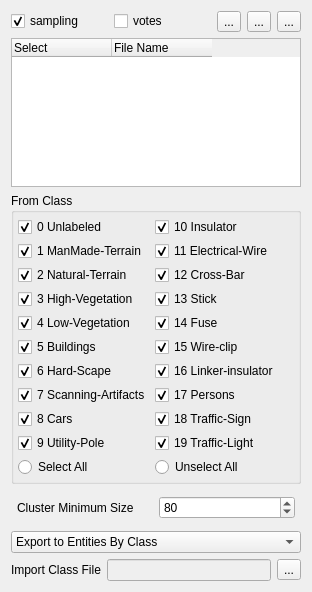
<?xml version="1.0" encoding="UTF-8"?>
<ui version="4.0">
 <class>DeepSemanticSegmentationDlg</class>
 <widget class="QDialog" name="DeepSemanticSegmentationDlg">
  <property name="geometry">
   <rect>
    <x>0</x>
    <y>0</y>
    <width>312</width>
    <height>592</height>
   </rect>
  </property>
  <property name="sizePolicy">
   <sizepolicy hsizetype="Fixed" vsizetype="Fixed">
    <horstretch>0</horstretch>
    <verstretch>0</verstretch>
   </sizepolicy>
  </property>
  <property name="windowTitle">
   <string>RandLANet Semantic Segmentation</string>
  </property>
  <layout class="QVBoxLayout" name="verticalLayout">
   <item>
    <layout class="QHBoxLayout" name="horizontalLayout_2">
     <property name="spacing">
      <number>6</number>
     </property>
     <property name="sizeConstraint">
      <enum>QLayout::SetDefaultConstraint</enum>
     </property>
     <item>
      <widget class="QCheckBox" name="samplingCheckBox">
       <property name="text">
        <string>sampling</string>
       </property>
       <property name="checked">
        <bool>true</bool>
       </property>
      </widget>
     </item>
     <item>
      <widget class="QCheckBox" name="useVotesCheckBox">
       <property name="text">
        <string>votes</string>
       </property>
      </widget>
     </item>
     <item>
      <widget class="QToolButton" name="detectToolButton">
       <property name="text">
        <string>...</string>
       </property>
       <property name="icon">
        <iconset resource="../MainWindow.qrc">
         <normaloff>:/Resources/images/svg/pqPreview.png</normaloff>:/Resources/images/svg/pqPreview.png</iconset>
       </property>
      </widget>
     </item>
     <item>
      <widget class="QToolButton" name="appyToolButton">
       <property name="text">
        <string>...</string>
       </property>
       <property name="icon">
        <iconset resource="../MainWindow.qrc">
         <normaloff>:/Resources/images/smallValidate.png</normaloff>:/Resources/images/smallValidate.png</iconset>
       </property>
      </widget>
     </item>
     <item>
      <widget class="QToolButton" name="cancelToolButton">
       <property name="text">
        <string>...</string>
       </property>
       <property name="icon">
        <iconset resource="../MainWindow.qrc">
         <normaloff>:/Resources/images/smallCancel.png</normaloff>:/Resources/images/smallCancel.png</iconset>
       </property>
      </widget>
     </item>
    </layout>
   </item>
   <item>
    <widget class="QTreeWidget" name="selectedTreeWiget">
     <property name="enabled">
      <bool>true</bool>
     </property>
     <property name="sizePolicy">
      <sizepolicy hsizetype="Preferred" vsizetype="Preferred">
       <horstretch>0</horstretch>
       <verstretch>0</verstretch>
      </sizepolicy>
     </property>
     <property name="selectionBehavior">
      <enum>QAbstractItemView::SelectRows</enum>
     </property>
     <property name="rootIsDecorated">
      <bool>true</bool>
     </property>
     <property name="uniformRowHeights">
      <bool>false</bool>
     </property>
     <property name="itemsExpandable">
      <bool>true</bool>
     </property>
     <property name="sortingEnabled">
      <bool>false</bool>
     </property>
     <property name="animated">
      <bool>false</bool>
     </property>
     <property name="allColumnsShowFocus">
      <bool>false</bool>
     </property>
     <property name="wordWrap">
      <bool>false</bool>
     </property>
     <property name="headerHidden">
      <bool>false</bool>
     </property>
     <property name="expandsOnDoubleClick">
      <bool>true</bool>
     </property>
     <attribute name="headerCascadingSectionResizes">
      <bool>false</bool>
     </attribute>
     <attribute name="headerHighlightSections">
      <bool>true</bool>
     </attribute>
     <attribute name="headerShowSortIndicator" stdset="0">
      <bool>false</bool>
     </attribute>
     <attribute name="headerStretchLastSection">
      <bool>false</bool>
     </attribute>
     <column>
      <property name="text">
       <string>Select</string>
      </property>
     </column>
     <column>
      <property name="text">
       <string>File Name</string>
      </property>
     </column>
    </widget>
   </item>
   <item>
    <widget class="QGroupBox" name="classGroupBox">
     <property name="title">
      <string>From Class</string>
     </property>
     <property name="flat">
      <bool>false</bool>
     </property>
     <property name="checkable">
      <bool>false</bool>
     </property>
     <layout class="QFormLayout" name="formLayout">
      <property name="horizontalSpacing">
       <number>4</number>
      </property>
      <property name="verticalSpacing">
       <number>4</number>
      </property>
      <property name="leftMargin">
       <number>4</number>
      </property>
      <property name="topMargin">
       <number>4</number>
      </property>
      <property name="rightMargin">
       <number>4</number>
      </property>
      <property name="bottomMargin">
       <number>4</number>
      </property>
      <item row="0" column="0">
       <widget class="QCheckBox" name="unlabeledCheckBox">
        <property name="text">
         <string>0 Unlabeled</string>
        </property>
        <property name="checked">
         <bool>true</bool>
        </property>
       </widget>
      </item>
      <item row="0" column="1">
       <widget class="QCheckBox" name="insulatorCheckBox">
        <property name="text">
         <string>10 Insulator</string>
        </property>
        <property name="checked">
         <bool>true</bool>
        </property>
       </widget>
      </item>
      <item row="1" column="0">
       <widget class="QCheckBox" name="manMadeTerrainCheckBox">
        <property name="text">
         <string>1 ManMade-Terrain</string>
        </property>
        <property name="checked">
         <bool>true</bool>
        </property>
       </widget>
      </item>
      <item row="1" column="1">
       <widget class="QCheckBox" name="electricalWireCheckBox">
        <property name="text">
         <string>11 Electrical-Wire</string>
        </property>
        <property name="checked">
         <bool>true</bool>
        </property>
       </widget>
      </item>
      <item row="2" column="0">
       <widget class="QCheckBox" name="naturalTerrainCheckBox">
        <property name="text">
         <string>2 Natural-Terrain</string>
        </property>
        <property name="checked">
         <bool>true</bool>
        </property>
       </widget>
      </item>
      <item row="2" column="1">
       <widget class="QCheckBox" name="crossBarCheckBox">
        <property name="text">
         <string>12 Cross-Bar</string>
        </property>
        <property name="checked">
         <bool>true</bool>
        </property>
       </widget>
      </item>
      <item row="3" column="0">
       <widget class="QCheckBox" name="highVegetationCheckBox">
        <property name="text">
         <string>3 High-Vegetation</string>
        </property>
        <property name="checked">
         <bool>true</bool>
        </property>
       </widget>
      </item>
      <item row="3" column="1">
       <widget class="QCheckBox" name="stickCheckBox">
        <property name="text">
         <string>13 Stick</string>
        </property>
        <property name="checked">
         <bool>true</bool>
        </property>
       </widget>
      </item>
      <item row="4" column="0">
       <widget class="QCheckBox" name="lowVegetationCheckBox">
        <property name="text">
         <string>4 Low-Vegetation</string>
        </property>
        <property name="checked">
         <bool>true</bool>
        </property>
       </widget>
      </item>
      <item row="4" column="1">
       <widget class="QCheckBox" name="fuseCheckBox">
        <property name="text">
         <string>14 Fuse</string>
        </property>
        <property name="checked">
         <bool>true</bool>
        </property>
       </widget>
      </item>
      <item row="5" column="1">
       <widget class="QCheckBox" name="wireClipCheckBox">
        <property name="text">
         <string>15 Wire-clip</string>
        </property>
        <property name="checked">
         <bool>true</bool>
        </property>
       </widget>
      </item>
      <item row="7" column="0">
       <widget class="QCheckBox" name="hardScapeCheckBox">
        <property name="text">
         <string>6 Hard-Scape</string>
        </property>
        <property name="checked">
         <bool>true</bool>
        </property>
       </widget>
      </item>
      <item row="7" column="1">
       <widget class="QCheckBox" name="linkerInsulatorCheckBox">
        <property name="text">
         <string>16 Linker-insulator</string>
        </property>
        <property name="checked">
         <bool>true</bool>
        </property>
       </widget>
      </item>
      <item row="9" column="0">
       <widget class="QCheckBox" name="scanningArtifactsCheckBox">
        <property name="text">
         <string>7 Scanning-Artifacts</string>
        </property>
        <property name="checked">
         <bool>true</bool>
        </property>
       </widget>
      </item>
      <item row="9" column="1">
       <widget class="QCheckBox" name="personsCheckBox">
        <property name="text">
         <string>17 Persons</string>
        </property>
        <property name="checked">
         <bool>true</bool>
        </property>
       </widget>
      </item>
      <item row="10" column="1">
       <widget class="QCheckBox" name="trafficSignCheckBox">
        <property name="text">
         <string>18 Traffic-Sign</string>
        </property>
        <property name="checked">
         <bool>true</bool>
        </property>
       </widget>
      </item>
      <item row="12" column="0">
       <widget class="QCheckBox" name="utilityPoleCheckBox">
        <property name="text">
         <string>9 Utility-Pole</string>
        </property>
        <property name="checked">
         <bool>true</bool>
        </property>
       </widget>
      </item>
      <item row="12" column="1">
       <widget class="QCheckBox" name="trafficLightCheckBox">
        <property name="text">
         <string>19 Traffic-Light</string>
        </property>
        <property name="checked">
         <bool>true</bool>
        </property>
       </widget>
      </item>
      <item row="14" column="0">
       <widget class="QRadioButton" name="selectAllRadioButton">
        <property name="text">
         <string>Select All</string>
        </property>
        <attribute name="buttonGroup">
         <string notr="true">buttonGroup</string>
        </attribute>
       </widget>
      </item>
      <item row="14" column="1">
       <widget class="QRadioButton" name="unselectAllRadioButton">
        <property name="text">
         <string>Unselect All</string>
        </property>
        <attribute name="buttonGroup">
         <string notr="true">buttonGroup</string>
        </attribute>
       </widget>
      </item>
      <item row="5" column="0">
       <widget class="QCheckBox" name="buildingsCheckBox">
        <property name="text">
         <string>5 Buildings</string>
        </property>
        <property name="checked">
         <bool>true</bool>
        </property>
       </widget>
      </item>
      <item row="10" column="0">
       <widget class="QCheckBox" name="carsCheckBox">
        <property name="text">
         <string>8 Cars</string>
        </property>
        <property name="checked">
         <bool>true</bool>
        </property>
       </widget>
      </item>
     </layout>
    </widget>
   </item>
   <item>
    <layout class="QHBoxLayout" name="horizontalLayout_3">
     <property name="leftMargin">
      <number>6</number>
     </property>
     <property name="topMargin">
      <number>6</number>
     </property>
     <property name="rightMargin">
      <number>6</number>
     </property>
     <property name="bottomMargin">
      <number>6</number>
     </property>
     <item>
      <widget class="QLabel" name="label_2">
       <property name="text">
        <string>Cluster Minimum Size</string>
       </property>
      </widget>
     </item>
     <item>
      <widget class="QSpinBox" name="clusterMinSizeSpinBox">
       <property name="minimum">
        <number>1</number>
       </property>
       <property name="maximum">
        <number>9999999</number>
       </property>
       <property name="value">
        <number>80</number>
       </property>
      </widget>
     </item>
    </layout>
   </item>
   <item>
    <widget class="QComboBox" name="exportModeComboBox">
     <item>
      <property name="text">
       <string>Export to Entities By Class</string>
      </property>
     </item>
     <item>
      <property name="text">
       <string>Export Class to SF Scalars</string>
      </property>
     </item>
    </widget>
   </item>
   <item>
    <layout class="QHBoxLayout" name="horizontalLayout">
     <item>
      <widget class="QLabel" name="label">
       <property name="text">
        <string>Import Class File</string>
       </property>
      </widget>
     </item>
     <item>
      <widget class="QLineEdit" name="lineEdit">
       <property name="enabled">
        <bool>false</bool>
       </property>
       <property name="readOnly">
        <bool>false</bool>
       </property>
      </widget>
     </item>
     <item>
      <widget class="QToolButton" name="importClassToolButton">
       <property name="text">
        <string>...</string>
       </property>
      </widget>
     </item>
    </layout>
   </item>
  </layout>
 </widget>
 <resources>
  <include location="../MainWindow.qrc"/>
 </resources>
 <connections/>
 <buttongroups>
  <buttongroup name="buttonGroup"/>
 </buttongroups>
</ui>
